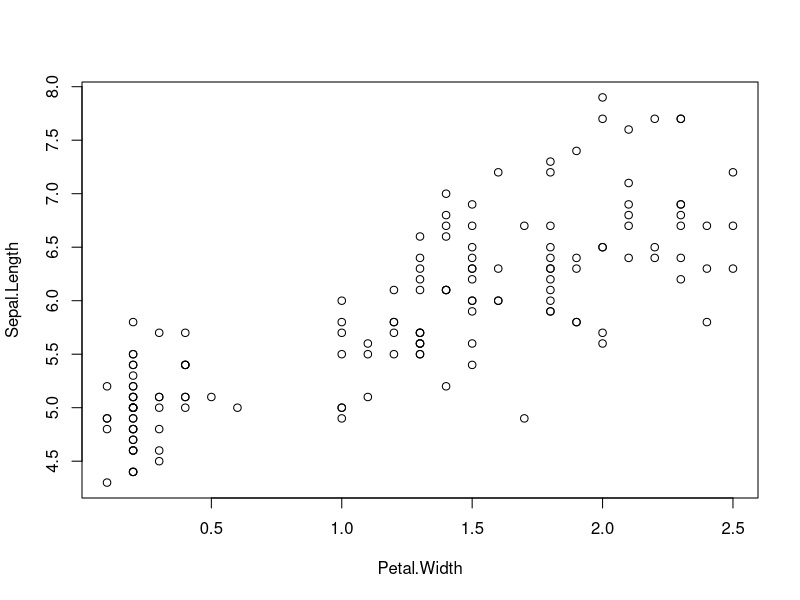
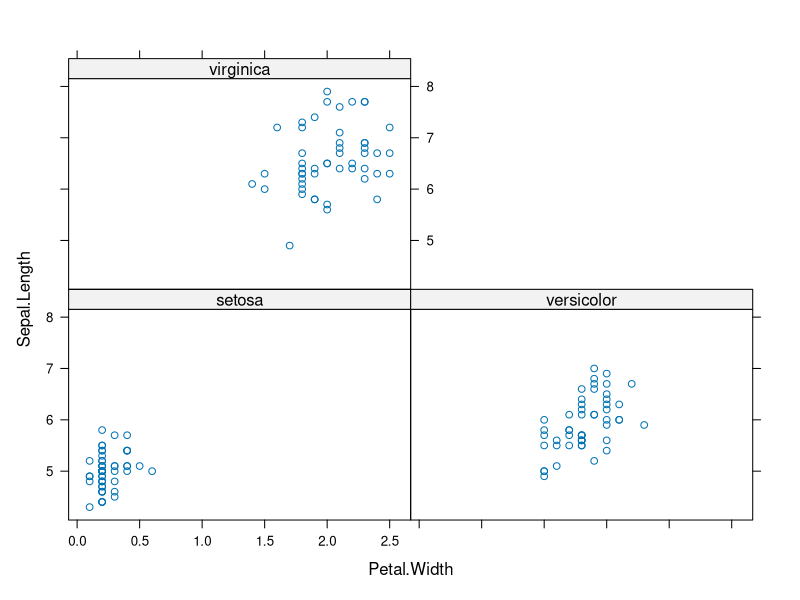
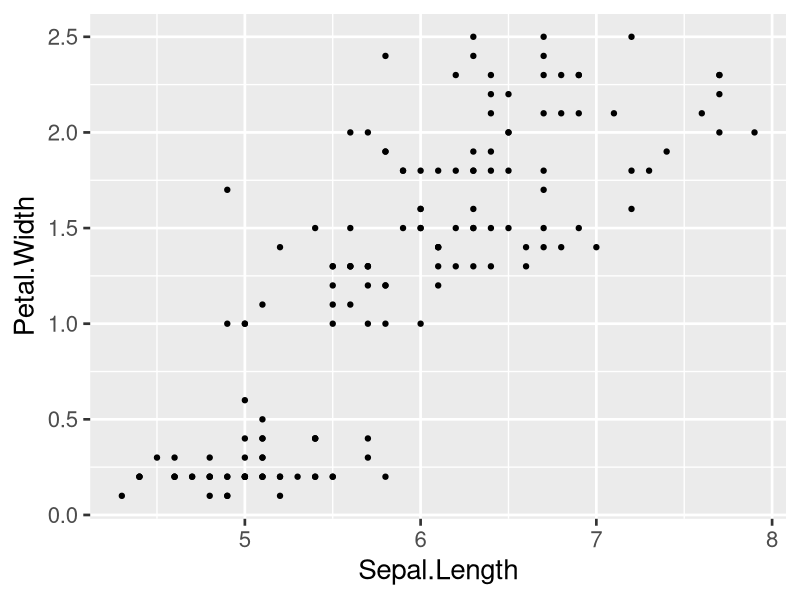
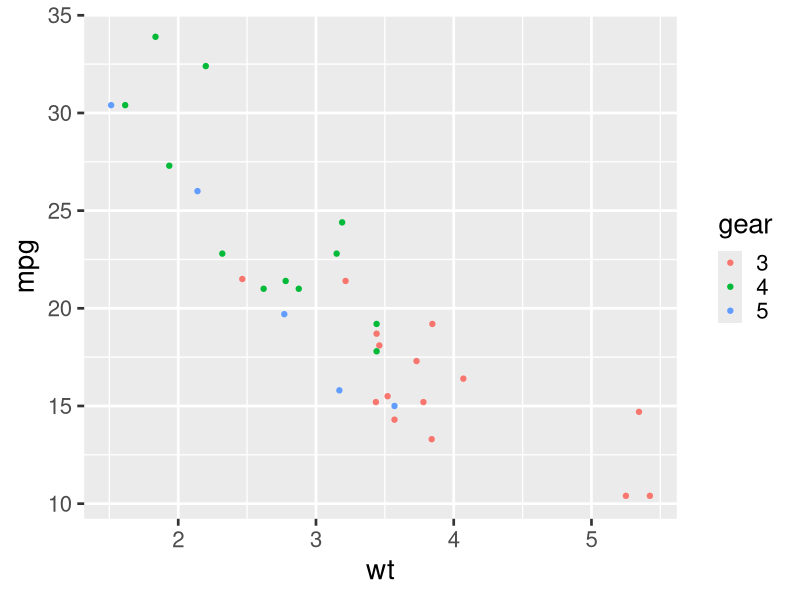
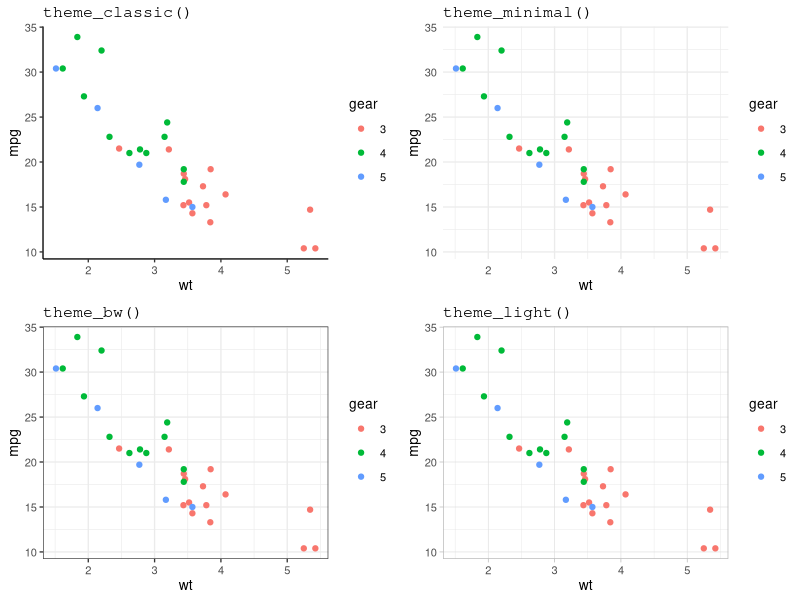
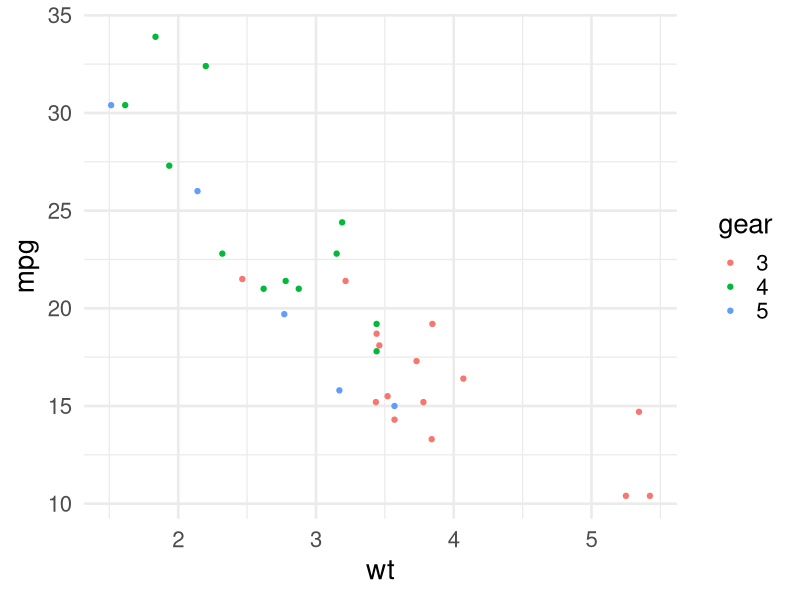

Source code (R) for these figures, in order:
## ---- chunk 1
knitr::opts_chunk$set(echo = TRUE)
library(tidyverse)
## ---- chunk 2
plot(Sepal.Length~Petal.Width, data = iris)
## ---- chunk 3
require(lattice)
xyplot(Sepal.Length~Petal.Width|Species, data = iris)
## ---- chunk 4
theme_set(theme_grey(base_size = 20))
## ---- chunk 5
require(ggplot2)
ggplot(iris, aes(x = Sepal.Length, y = Petal.Width)) +
  geom_point()
## ---- chunk 6
d.wide <- tibble(
  date = rep(as.Date('2019-06-23') + c(0,0,0,2,2,2)),
  site = rep(c("a", "b", "c"), 2),
  FMS = rpois(6, 23),
  BHS = rpois(6, 9), 
  HBC = rpois(6, 2) 
)

d.long <- gather(d.wide, #data
                 key = species,  #new key column (i.e., what are groups)
                 value = catch,  #new value column (i.e., what did you measure)
                 -date, -site) #columns that should not be gathered


knitr::kable(d.wide, format = 'html')
## ---- chunk 7
knitr::kable(d.long, format = 'html')
## ---- chunk 8
#base
iris$Species <- factor(iris$Species,
                       levels = c("virginica", "versicolor", "setosa")) #<<

#dplyr (tidyverse)
iris <- iris %>% 
  mutate(Species = factor(Species, 
                          levels = c("virginica", "versicolor", "setosa"))) #<<

levels(iris$Species) #check they are correct now
## ---- chunk 9
mtcars$gear <- factor(mtcars$gear)
ggplot(mtcars, aes(x = wt, y = mpg, colour = gear)) +
  geom_point()
## ---- chunk 10
require(cowplot)
mtcars$gear <- factor(mtcars$gear)
p <- ggplot(mtcars, aes(x = wt, y = mpg, colour = gear)) +
  geom_point()

classic <-  p +  theme_classic(base_size = 10) +
  theme(plot.title = element_text(family = "mono")) + 
  ggtitle("theme_classic()")
minimal <- p +  theme_minimal(base_size = 10)+
  theme(plot.title = element_text(family = "mono")) +
  ggtitle("theme_minimal()")
          
bw <- p +  theme_bw(base_size = 10)+
  theme(plot.title = element_text(family = "mono")) + 
  ggtitle("theme_bw()")
light <- p + theme_light(base_size = 10) +
  theme(plot.title = element_text(family = "mono")) +
  ggtitle("theme_light()")

plot_grid(classic,  minimal, bw, light, nrow = 2)

## ---- chunk 11
theme_set(theme_minimal(base_size = 20)) #<<

ggplot(mtcars, aes(x = wt, y = mpg, color = gear)) +
  geom_point()
